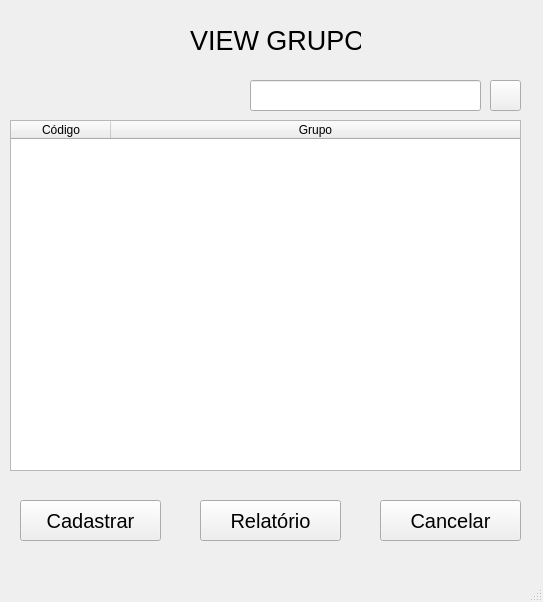
<?xml version="1.0" encoding="UTF-8"?>
<ui version="4.0">
 <class>MainWindow</class>
 <widget class="QMainWindow" name="MainWindow">
  <property name="geometry">
   <rect>
    <x>0</x>
    <y>0</y>
    <width>543</width>
    <height>602</height>
   </rect>
  </property>
  <property name="windowTitle">
   <string>MainWindow</string>
  </property>
  <widget class="QWidget" name="centralwidget">
   <widget class="QTableWidget" name="tb_Grupoview">
    <property name="geometry">
     <rect>
      <x>10</x>
      <y>120</y>
      <width>511</width>
      <height>351</height>
     </rect>
    </property>
    <attribute name="horizontalHeaderShowSortIndicator" stdset="0">
     <bool>false</bool>
    </attribute>
    <attribute name="horizontalHeaderStretchLastSection">
     <bool>true</bool>
    </attribute>
    <column>
     <property name="text">
      <string>Código</string>
     </property>
    </column>
    <column>
     <property name="text">
      <string>Grupo</string>
     </property>
    </column>
   </widget>
   <widget class="QLineEdit" name="edtConsultar">
    <property name="geometry">
     <rect>
      <x>250</x>
      <y>80</y>
      <width>231</width>
      <height>31</height>
     </rect>
    </property>
   </widget>
   <widget class="QLabel" name="txtGrupoview">
    <property name="geometry">
     <rect>
      <x>190</x>
      <y>10</y>
      <width>171</width>
      <height>61</height>
     </rect>
    </property>
    <property name="font">
     <font>
      <pointsize>20</pointsize>
     </font>
    </property>
    <property name="text">
     <string>VIEW GRUPO</string>
    </property>
   </widget>
   <widget class="QPushButton" name="btnConsultar">
    <property name="geometry">
     <rect>
      <x>490</x>
      <y>80</y>
      <width>31</width>
      <height>31</height>
     </rect>
    </property>
    <property name="text">
     <string/>
    </property>
    <property name="icon">
     <iconset>
      <normaloff>btnPesquisar.png</normaloff>btnPesquisar.png</iconset>
    </property>
   </widget>
   <widget class="QPushButton" name="btnRelatorio">
    <property name="geometry">
     <rect>
      <x>200</x>
      <y>500</y>
      <width>141</width>
      <height>41</height>
     </rect>
    </property>
    <property name="font">
     <font>
      <pointsize>15</pointsize>
     </font>
    </property>
    <property name="text">
     <string>Relatório</string>
    </property>
   </widget>
   <widget class="QPushButton" name="btnCadastrar">
    <property name="geometry">
     <rect>
      <x>20</x>
      <y>500</y>
      <width>141</width>
      <height>41</height>
     </rect>
    </property>
    <property name="font">
     <font>
      <pointsize>15</pointsize>
     </font>
    </property>
    <property name="text">
     <string>Cadastrar</string>
    </property>
   </widget>
   <widget class="QPushButton" name="btnCancelar">
    <property name="geometry">
     <rect>
      <x>380</x>
      <y>500</y>
      <width>141</width>
      <height>41</height>
     </rect>
    </property>
    <property name="font">
     <font>
      <pointsize>15</pointsize>
     </font>
    </property>
    <property name="text">
     <string>Cancelar</string>
    </property>
   </widget>
  </widget>
  <widget class="QMenuBar" name="menubar">
   <property name="geometry">
    <rect>
     <x>0</x>
     <y>0</y>
     <width>543</width>
     <height>21</height>
    </rect>
   </property>
  </widget>
  <widget class="QStatusBar" name="statusbar"/>
 </widget>
 <resources/>
 <connections/>
</ui>
